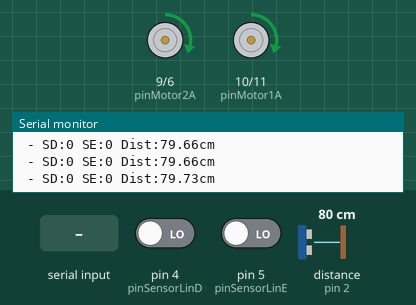
Bench run of a sketch on a simulated Arduino Uno, built with avr-gcc and run on an emulated ATmega328P. On the bench: motor-driver pin pairs drawn as motors (green arrow = first pin HIGH = forward, orange = second pin HIGH = backward, longer = more drive), the last lines printed to the serial monitor. Wiring (inferred from the names in the program): ultrasonic range finder: trigger pin 3; echo pin 2. Inputs (shaded band) come from the test bench; at power-on: distance to the obstacle (sensor on pin 2) 80 cm, pin 4 (pinSensorLinD) LOW, pin 5 (pinSensorLinE) LOW. The echo pulse lasts 58.3 µs per cm.

Above: at 1.27 s.
1.3 s: distance to the obstacle (sensor on pin 2) set to 2 cm
At 2.18 s:
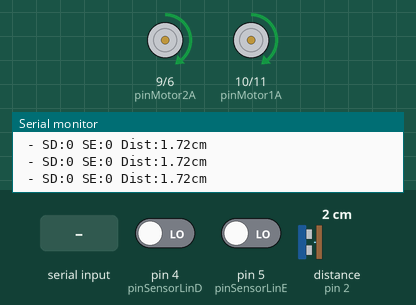
4.3 s: "1" received over the second serial link
At 4.47 s:
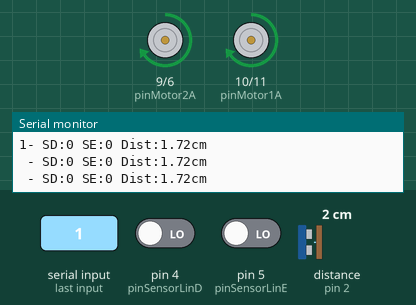
7.3 s: distance to the obstacle (sensor on pin 2) set to 18 cm
At 24.1 s:
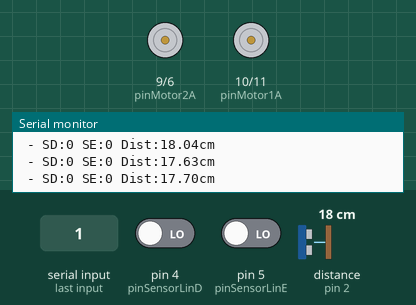
Timing chart, 0 to 25.3 s (numbered marks = the images above; inputs shaded):
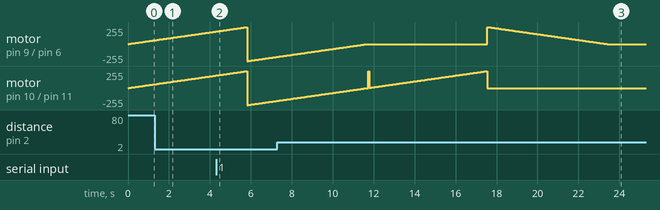

The sketch:

Q1042-Sketch.ino
```cpp
#define pinMotor1A     10 //az
#define pinMotor1B     11 //vd
#define pinMotor2A     9  //br
#define pinMotor2B     6  //cz

#define pinSensorLinD  4  //cz
#define pinSensorLinE  5  //br

#define pinDistEcho    2  //am
#define pinDistTrigger 3  //lj

#define pinBtRx        8  //vd
#define pinBtTx        7  //az

#include <SoftwareSerial.h>

SoftwareSerial bluetooth(pinBtRx, pinBtTx); // RX, TX

void enviaPulso();
void medeDistancia();

//Variaveis para Sensor de Distancia
volatile unsigned long  inicioPulso = 0;
volatile float          distancia   = 0;
volatile int            modo        = -1;

//Variaveis para Motor
int velocidade = 0;
bool sentido = 1;
int estado = 0;

void setup() {
  pinMode(pinMotor1A, OUTPUT);
  pinMode(pinMotor1B, OUTPUT);
  pinMode(pinMotor2A, OUTPUT);
  pinMode(pinMotor2B, OUTPUT);

  pinMode(pinSensorLinD, INPUT);
  pinMode(pinSensorLinE, INPUT);

  pinMode(pinDistEcho, INPUT);
  pinMode(pinDistTrigger, OUTPUT);
  digitalWrite(pinDistTrigger, LOW);

  Serial.begin(9600);
  bluetooth.begin(9600);

  // CONFIGURA A INTERRUPÇÃO PARA SENSOR DE DISTANCIA
  attachInterrupt(digitalPinToInterrupt(pinDistEcho), medeDistancia, CHANGE);
}

void loop() {

  //Teste do Bluetooth
  if (bluetooth.available()) {
    Serial.write(bluetooth.read());
    Serial.print("- ");
  } else {
    Serial.print(" - ");
  }

  //Teste dos Sensores de Linha
  Serial.print("SD:");
  Serial.print(digitalRead(pinSensorLinD));

  Serial.print(" SE:");
  Serial.print(digitalRead(pinSensorLinE));

  //Teste do Sensor de Distancia
  // ENVIA O COMANDO PARA O MÓDULO LER A DISTANCIA
  enviaPulso();
  // A RESPOSTA DA DISTANCIA VEM POR INTERRUPÇÃO, SÓ PRECISA ESPERAR ALGUNS MILISSEGUNDOS

  delay(25); // TEMPO DE RESPOSTA APÓS A LEITURA

  Serial.print(" Dist:");
  Serial.print(distancia);
  Serial.println("cm");

  //Teste dos Motores
  if (sentido) {
    velocidade += 2;
    if (velocidade >= 255) {
       velocidade = 255;
       sentido = 0;
       estado++;
       if (estado > 5) estado = 0;
    }
  } else {
    velocidade -= 2;
    if (velocidade <= 0) {
       velocidade = 0;
       sentido = 1;
       estado++;
       if (estado > 5) estado = 0;
    }
  }

  switch (estado) {
    case 0:
       analogWrite(pinMotor1A, velocidade);
       analogWrite(pinMotor1B, 0);
       analogWrite(pinMotor2A, velocidade);
       analogWrite(pinMotor2B, 0);
       break;
    case 1:
       analogWrite(pinMotor1A, 0);
       analogWrite(pinMotor1B, velocidade);
       analogWrite(pinMotor2A, 0);
       analogWrite(pinMotor2B, velocidade);
       break;
    case 2:
       analogWrite(pinMotor1A, velocidade);
       analogWrite(pinMotor1B, 0);
       analogWrite(pinMotor2A, 0);
       analogWrite(pinMotor2B, 0);
       break;
    case 3:
       analogWrite(pinMotor1A, 0);
       analogWrite(pinMotor1B, 0);
       analogWrite(pinMotor2A, velocidade);
       analogWrite(pinMotor2B, 0);
       break;
    case 4:
       digitalWrite(pinMotor1A, LOW);
       digitalWrite(pinMotor1B, LOW);
       digitalWrite(pinMotor2A, LOW);
       digitalWrite(pinMotor2B, LOW);
       break;
  }

  delay(20);
}

// IMPLEMENTO DE FUNÇÕES
void medeDistancia(){
  switch (modo) {
    case 0: {
        inicioPulso = micros();
        modo = 1;
        break;
      }
    case 1: {
        distancia = (float)(micros() - inicioPulso) / 58.3; // distancia em CM
        inicioPulso = 0;
        modo = -1;
        break;
      }
  }
}

void enviaPulso(){
  // ENVIA O SINAL PARA O MÓDULO INICIAR O FUNCIONAMENTO
  digitalWrite(pinDistTrigger, HIGH);
  // AGUARDAR 10 uS PARA GARANTIR QUE O MÓDULO VAI INICIAR O ENVIO
  delayMicroseconds(10);
  // DESLIGA A PORTA PARA FICAR PRONTO PARA PROXIMA MEDIÇÃO
  digitalWrite(pinDistTrigger, LOW);
  // INDICA O MODO DE FUNCIONAMENTO (AGUARDAR PULSO)
  modo = 0;
}
```

Measured:
- by itself, motor on pin 9 (pinMotor2A) / pin 6 (pinMotor2B): rises from backward 191/255 to forward 255/255 in 10.2 s, then falls to stopped in 5.9 s
